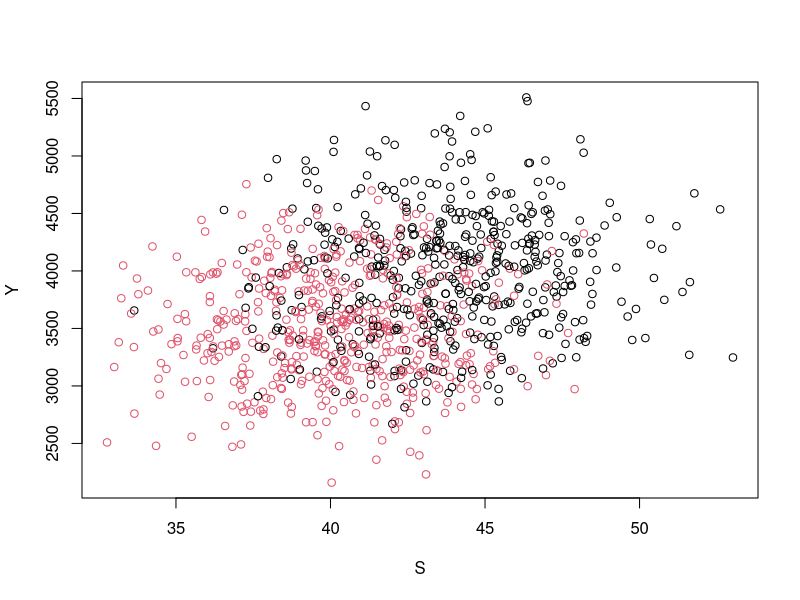

R code for this plot:
N <- 1000 #Number of Samples
Z <- sample(c(0,1), size=N, replace = TRUE)
S <- ifelse(Z == 0, rnorm(N, 44, 3), rnorm(N, 40, 3))
Y <- ifelse(Z == 0, rnorm(N, 4000, 500), rnorm(N, 3500, 500))
plot(S, Y, col=Z+1)
